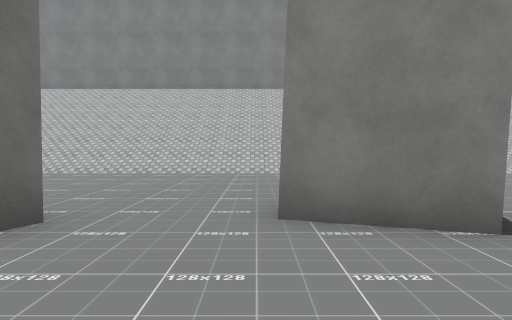
View 1 (above)

24 first-person views from a walk through a Unity game level. The camera is 1.4 m above the floor, tilts 2° down and sees 70° across. The floor is counted in squares, 2 m on a side. Each view is taken from the middle of a square. On the plan, view 1 faces up. The plan holds only what a view shows up to about 11 squares ahead; the rest is blank. The place goes on beyond the plan. The player is left out. Some surface patterns are stand-ins.

View 2
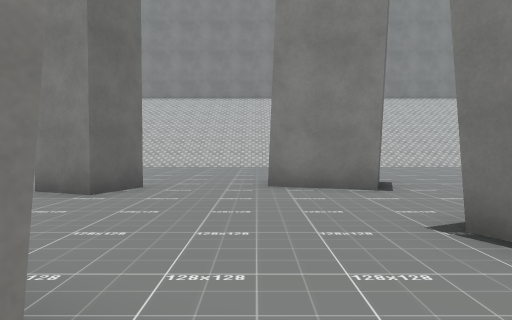

View 3
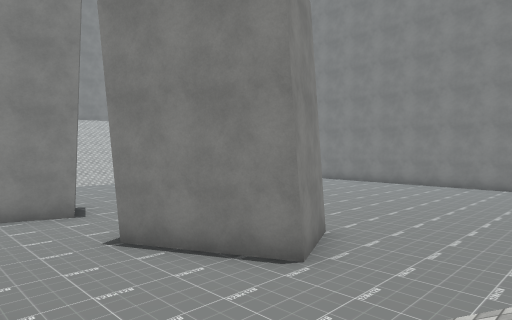

View 4
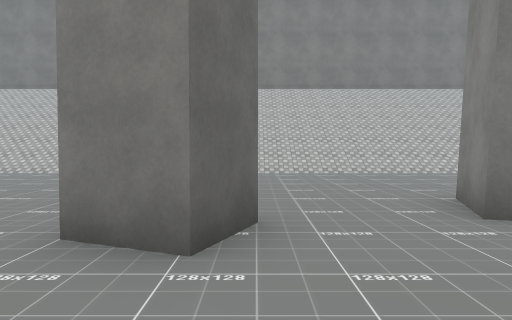

View 5
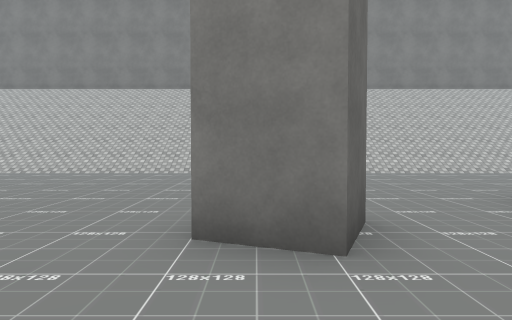

View 6
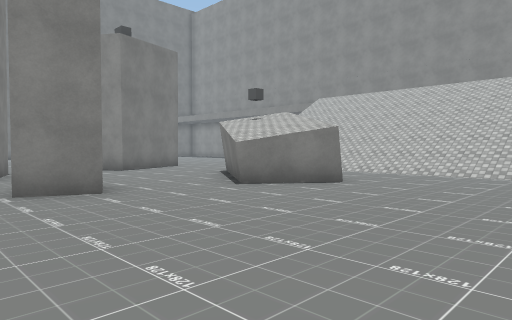

View 7
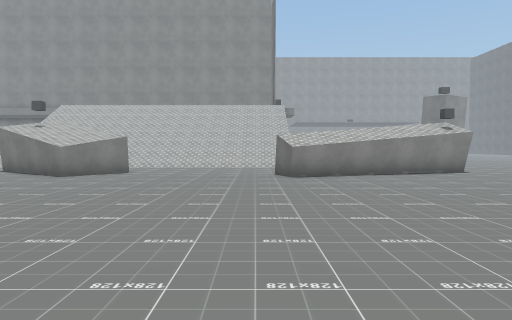

View 8
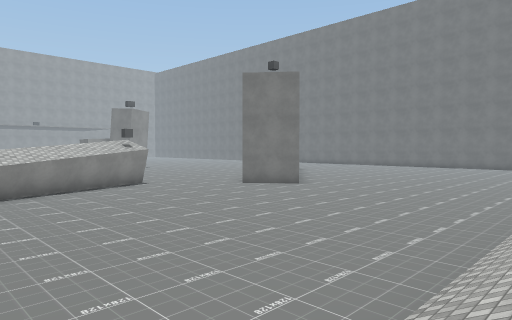

View 9
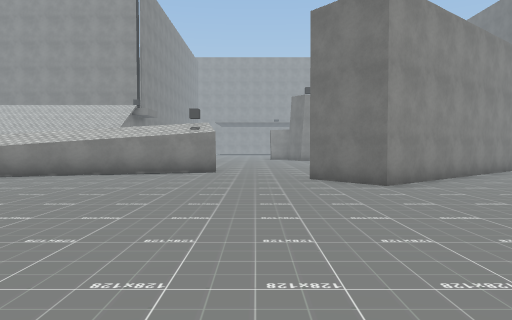

View 10
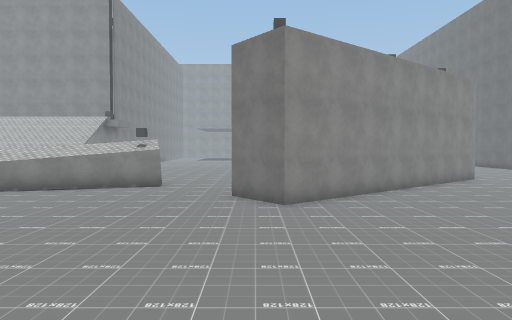

View 11
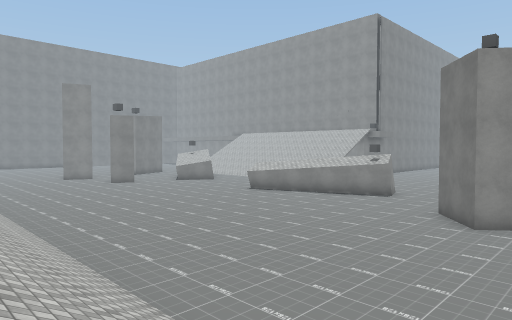

View 12
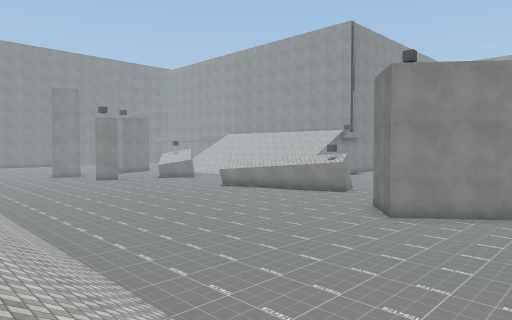

View 13
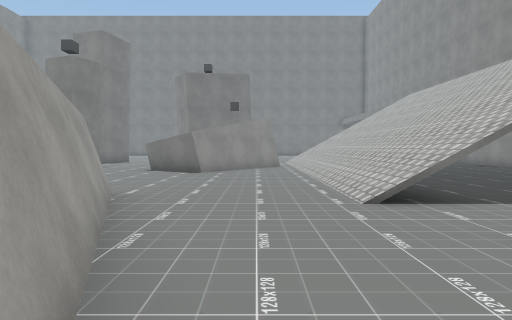

View 14
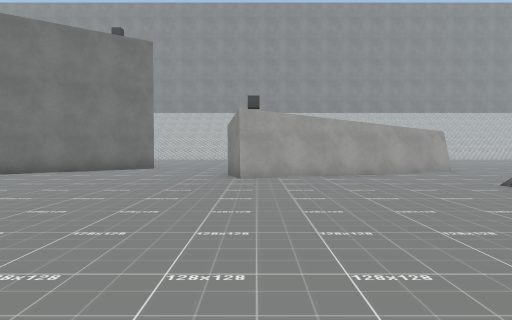

View 15
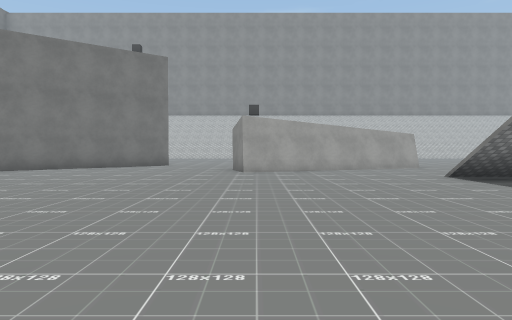

View 16
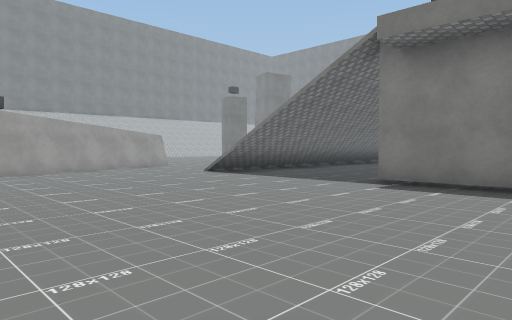

View 17
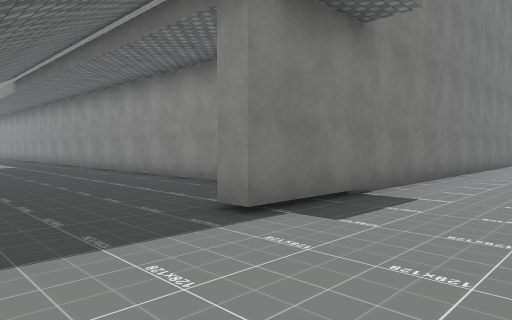

View 18
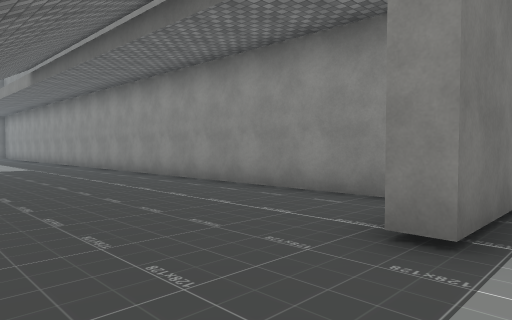

View 19
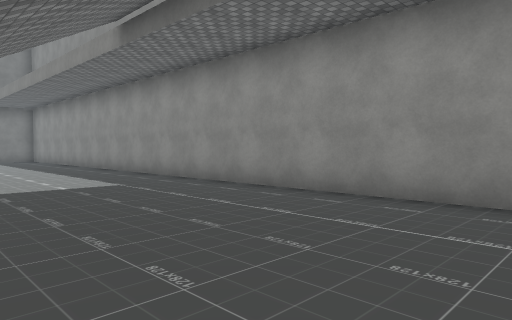

View 20
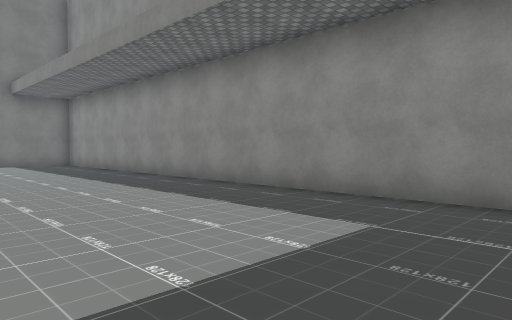

View 21
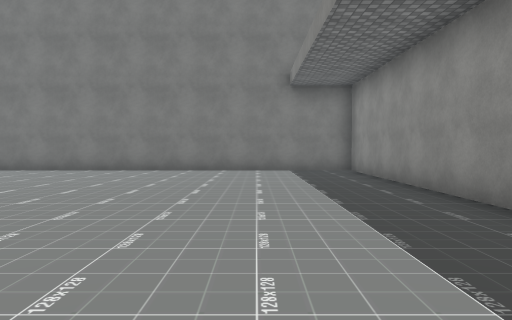

View 22
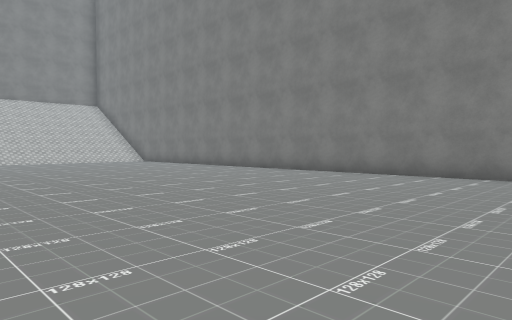

View 23
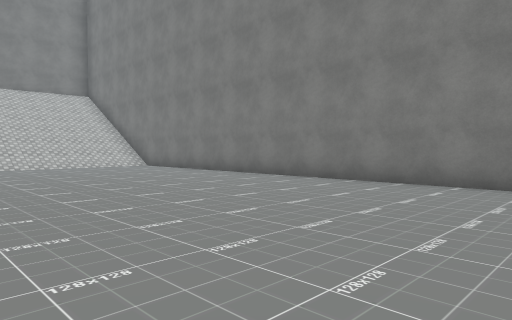

View 24
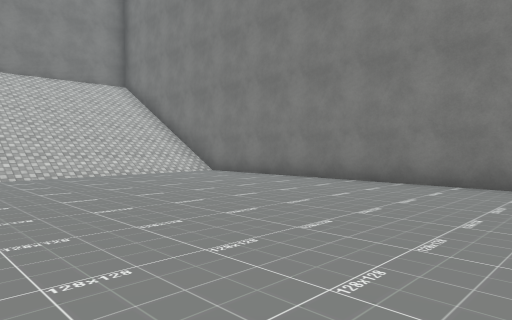

### Floor plan
Key: @ floor where view 1 was taken; # wall or solid block; . floor; / step, stairs or slope.
Columns run from 24 left of view 1 to 15 right of it. Each row starts with its distance up from view 1.
 14                                   //
 13                                   ///
 12 / ////                            ////
 11   ///////// /////////////////     /////
 10    //////////////////////////     /////#
  9   ..........................     ......#
  8  .............................   ......#
  7  .............................   ......#
  6  ......................... ...  .......#
  5  ......................... ...  .......#
  4 .........................##..   .......#
  3 .....................##...#.    .......#
  2 ....#.......................    .......#
  1 ...###.....................    ........#
  0 .####........##.....#...@.##   ........#
 -1 ####......#####....####....#  .........#
 -2  ##......###........# ##...##..........#
 -3   ...................   ...............#
 -4    ...................   ..............#
 -5    ...........////////   /.............#
 -6     ..........///////  / /.    ........#
 -7      ............... .. . ..  .........#
 -8      ..................................#
 -9       .................................#
-10        .......#........................#
-11        .......#........................#
-12         ......##########################
-13        . .. ..#
-14             ..#

Where each view was taken, in squares from view 1:
view 1: 0 up, 0 right, facing up
view 2: 3 down, 0 right, facing up
view 3: 6 down, 1 left, facing up-right
view 4: 0 up, 2 left, facing up
view 5: 0 up, 3 left, facing up
view 6: 5 up, 9 left, facing down-right
view 7: 10 up, 9 left, facing down
view 8: 11 up, 9 left, facing down-left
view 9: 10 up, 17 left, facing down
view 10: 11 up, 19 left, facing down
view 11: 12 up, 22 left, facing down-right
view 12: 12 up, 24 left, facing down-right
view 13: 3 down, 15 left, facing right
view 14: 11 down, 15 left, facing up
view 15: 13 down, 15 left, facing up
view 16: 13 down, 17 left, facing up-right
view 17: 7 down, 13 left, facing down-right
view 18: 7 down, 11 left, facing down-right
view 19: 7 down, 5 left, facing down-right
view 20: 7 down, 0 right, facing down-right
view 21: 9 down, 4 right, facing right
view 22: 7 down, 6 right, facing up-right
view 23: 3 down, 8 right, facing up-right
view 24: 1 up, 8 right, facing up-right
